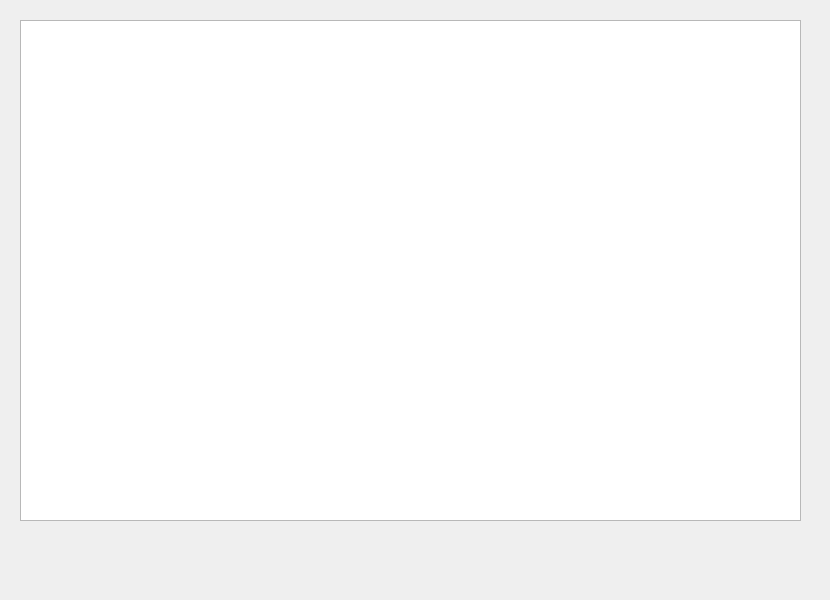
<?xml version="1.0" encoding="UTF-8"?>
<ui version="4.0">
 <class>UsersWindow</class>
 <widget class="QDialog" name="UsersWindow">
  <property name="geometry">
   <rect>
    <x>0</x>
    <y>0</y>
    <width>830</width>
    <height>600</height>
   </rect>
  </property>
  <property name="windowTitle">
   <string>Dialog</string>
  </property>
  <widget class="QTableView" name="tableView">
   <property name="geometry">
    <rect>
     <x>20</x>
     <y>20</y>
     <width>781</width>
     <height>501</height>
    </rect>
   </property>
  </widget>
 </widget>
 <resources/>
 <connections/>
</ui>
